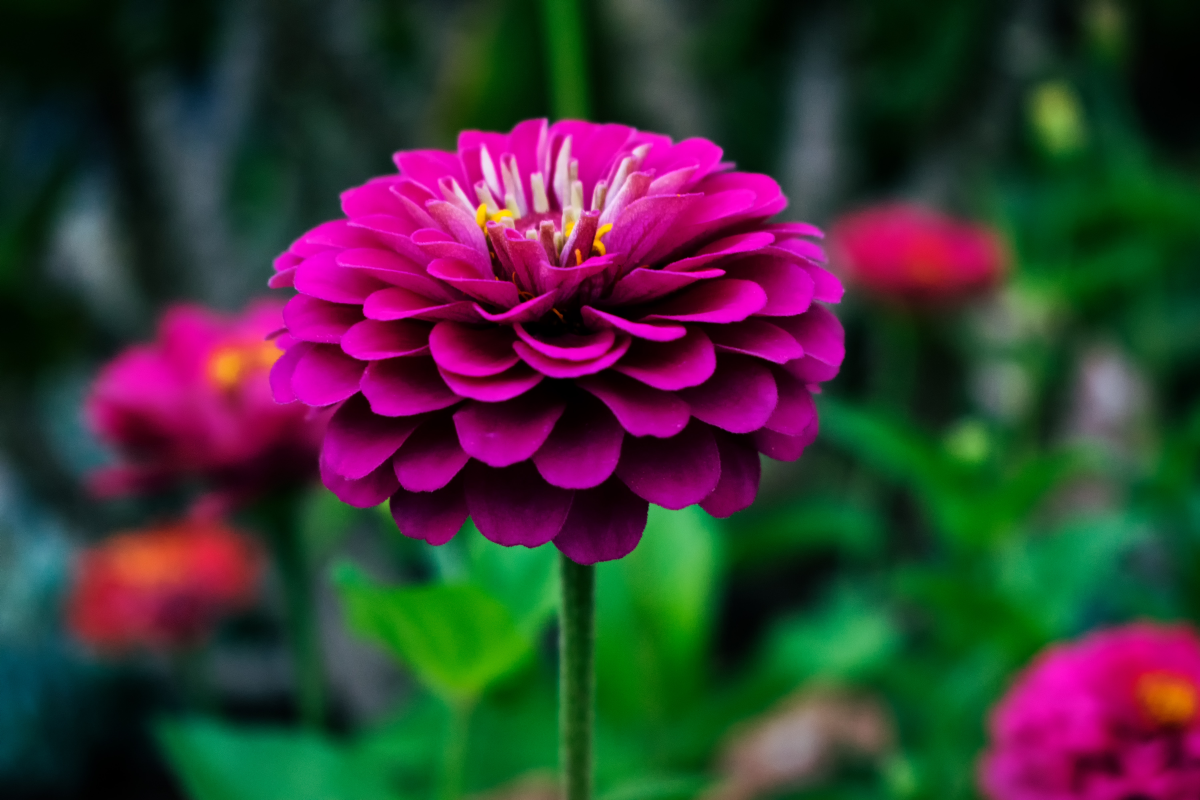
#> input picture flower.jpg, 6000 x 4000 px, found by its file name (shown at 1/5 size)
$ jupyter execute ColorIdentification.ipynb   (shell and % lines are left out)
#> lines starting #> are read from the running program, lines starting #| are printed output that depends on the picture
[cell 1]
from google.colab import drive
drive.mount('/content/drive')

[cell 2]
cd /content/drive/MyDrive/colorIdentification

[cell 3]
from sklearn.cluster import KMeans
import matplotlib.pyplot as plt
import numpy as np
import cv2
from collections import Counter
from skimage.color import rgb2lab, deltaE_cie76
import os

[cell 4]
image = cv2.imread('/content/drive/MyDrive/colorIdentification/flower.jpg')
#> image is the input picture: shape (4000, 6000, 3); mean B, G, R 53.9, 53.7, 59.7
print("The type of this input is {}".format(type(image)))
#| The type of this input is <class 'numpy.ndarray'>
print("Shape: {}".format(image.shape))
#| Shape: (4000, 6000, 3)
plt.imshow(image)

[cell 5]
image = cv2.cvtColor(image, cv2.COLOR_BGR2RGB)
plt.imshow(image)

[cell 6]
gray_image = cv2.cvtColor(image, cv2.COLOR_BGR2GRAY)
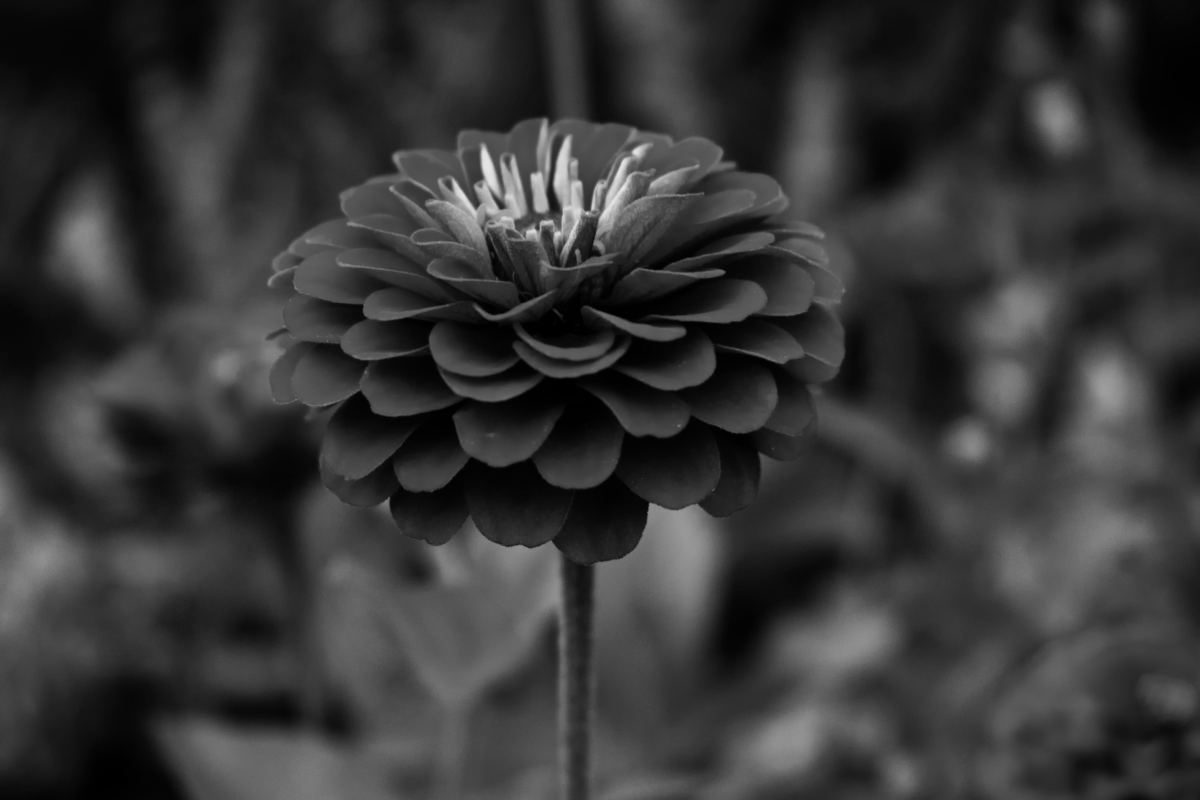
#> gray_image: shape (4000, 6000) (shown at 1/5 size); min 0, max 234, mean 54.4
plt.imshow(gray_image, cmap='gray')

[cell 7]
resized_image = cv2.resize(image, (1200, 600))
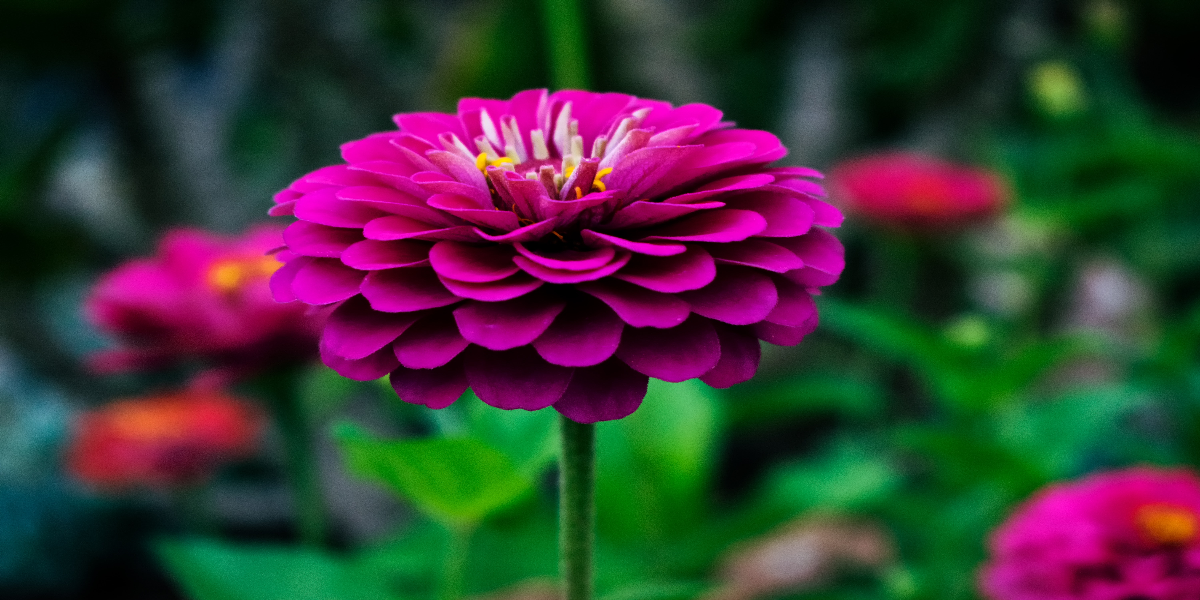
#> resized_image: shape (600, 1200, 3); mean R, G, B 59.7, 53.7, 53.9
plt.imshow(resized_image)

[cell 8]
def RGB2HEX(color):
    return "#{:02x}{:02x}{:02x}".format(int(color[0]), int(color[1]), int(color[2]))

[cell 9]
def get_image(image_path):
    image = cv2.imread(image_path)
    image = cv2.cvtColor(image, cv2.COLOR_BGR2RGB)
    return image

[cell 10]
def get_colors(image, number_of_colors, show_chart):

#> called with number_of_colors = 8, show_chart = True
    modified_image = cv2.resize(image, (600, 400), interpolation = cv2.INTER_AREA)
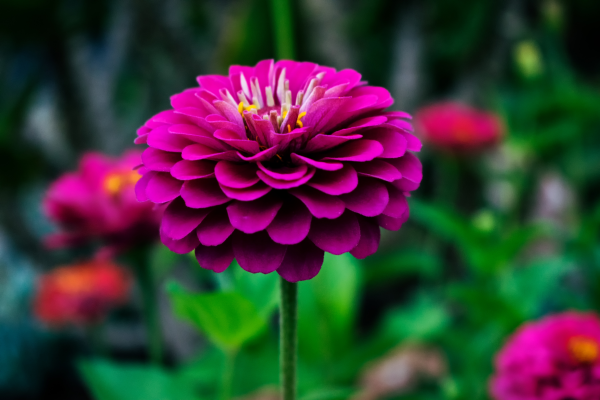
#> modified_image: shape (400, 600, 3); mean R, G, B 59.7, 53.7, 53.9
    modified_image = modified_image.reshape(modified_image.shape[0]*modified_image.shape[1], 3)

    clf = KMeans(n_clusters = number_of_colors)
    labels = clf.fit_predict(modified_image)

    counts = Counter(labels)
#> counts = {0: 58390, 2: 61088, 5: 31150, 3: 26420, 6: 18047, 1: 23140, 4: 18216, 7: 3549}
    counts = dict(sorted(counts.items()))
#> counts = {0: 58390, 1: 23140, 2: 61088, 3: 26420, 4: 18216, 5: 31150, 6: 18047, 7: 3549}
    center_colors = clf.cluster_centers_
    # We get ordered colors by iterating through the keys
    ordered_colors = [center_colors[i] for i in counts.keys()]
#> ordered_colors = [[10.5, 20.78, 13.36], [168.2, 20.06, 91.57], [17.91, 63.39, 35.4], [71.88, 96.84, 83.06], [218.2, 11.47, 168.5], [14.28, 124.6, 38.19], [93.22, 10.3, 47.33], [208.1, 142.3, 158.7]]
    hex_colors = [RGB2HEX(ordered_colors[i]) for i in counts.keys()]
#> hex_colors = ['#0a140d', '#a8145b', '#113f23', '#476053', '#da0ba8', '#0e7c26', '#5d0a2f', '#d08e9e']
    rgb_colors = [ordered_colors[i] for i in counts.keys()]
#> rgb_colors has the same summary as ordered_colors

    if (show_chart):
        plt.figure(figsize = (8, 6))
        plt.pie(counts.values(), labels = hex_colors, colors = hex_colors)

    return rgb_colors

[cell 11]
get_colors(get_image('/content/drive/MyDrive/colorIdentification/flower.jpg'), 8, True)
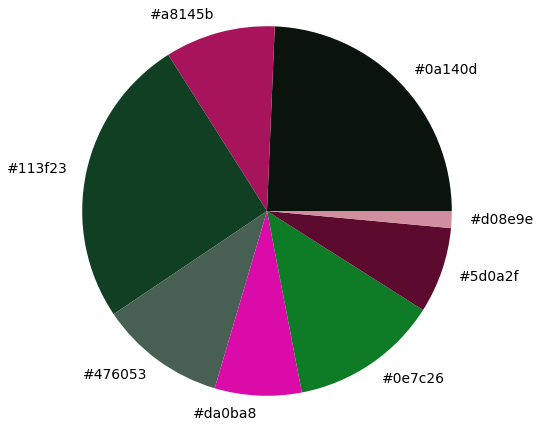
#> figure drawn by matplotlib, 1 panel
